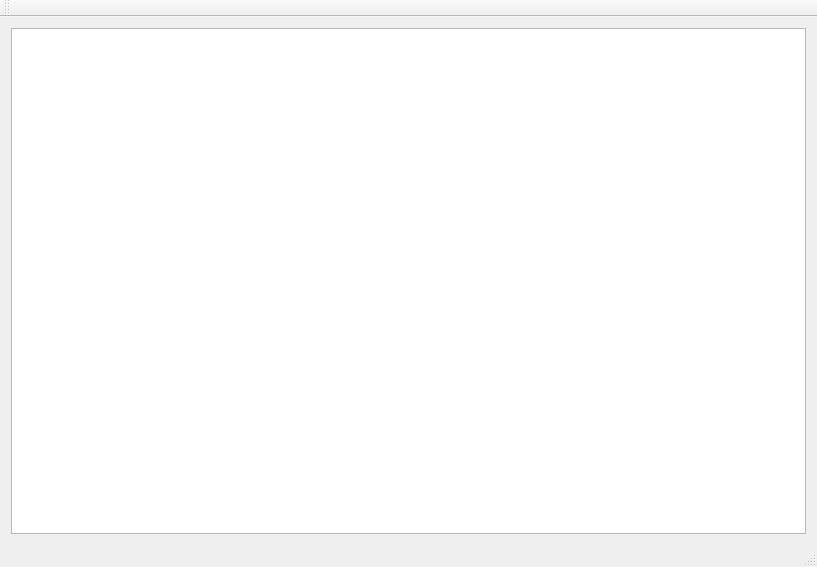
<?xml version="1.0" encoding="UTF-8"?>
<ui version="4.0">
 <class>MainWindow</class>
 <widget class="QMainWindow" name="MainWindow">
  <property name="geometry">
   <rect>
    <x>0</x>
    <y>0</y>
    <width>817</width>
    <height>567</height>
   </rect>
  </property>
  <property name="windowTitle">
   <string>MainWindow</string>
  </property>
  <widget class="QWidget" name="centralWidget">
   <layout class="QVBoxLayout" name="verticalLayout">
    <item>
     <widget class="QGraphicsViewEc" name="graphicsView">
      <property name="verticalScrollBarPolicy">
       <enum>Qt::ScrollBarAsNeeded</enum>
      </property>
      <property name="horizontalScrollBarPolicy">
       <enum>Qt::ScrollBarAsNeeded</enum>
      </property>
      <property name="renderHints">
       <set>QPainter::Antialiasing|QPainter::SmoothPixmapTransform|QPainter::TextAntialiasing</set>
      </property>
      <property name="dragMode">
       <enum>QGraphicsView::ScrollHandDrag</enum>
      </property>
     </widget>
    </item>
   </layout>
  </widget>
  <widget class="QMenuBar" name="menuBar">
   <property name="geometry">
    <rect>
     <x>0</x>
     <y>0</y>
     <width>817</width>
     <height>20</height>
    </rect>
   </property>
  </widget>
  <widget class="QToolBar" name="mainToolBar">
   <attribute name="toolBarArea">
    <enum>TopToolBarArea</enum>
   </attribute>
   <attribute name="toolBarBreak">
    <bool>false</bool>
   </attribute>
  </widget>
  <widget class="QStatusBar" name="statusBar"/>
 </widget>
 <layoutdefault spacing="6" margin="11"/>
 <customwidgets>
  <customwidget>
   <class>QGraphicsViewEc</class>
   <extends>QGraphicsView</extends>
   <header>QGraphicsViewEc.h</header>
  </customwidget>
 </customwidgets>
 <resources/>
 <connections/>
</ui>
